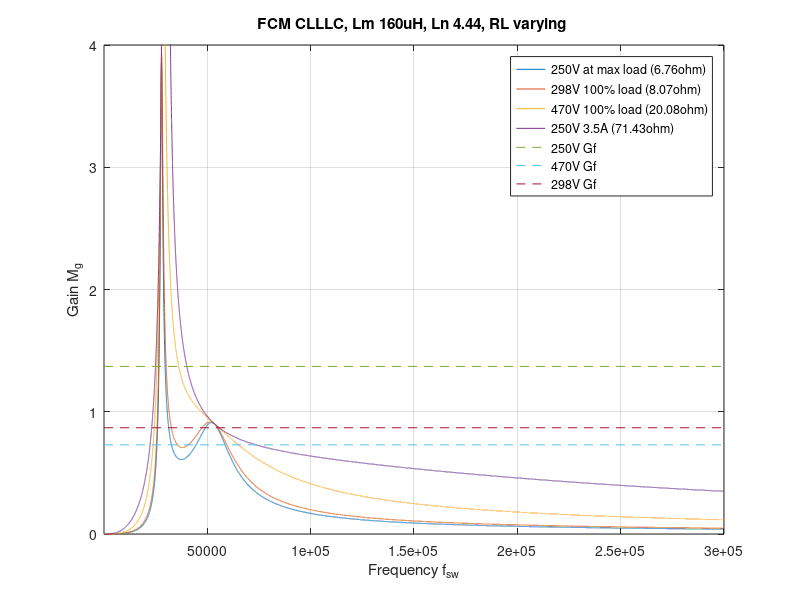
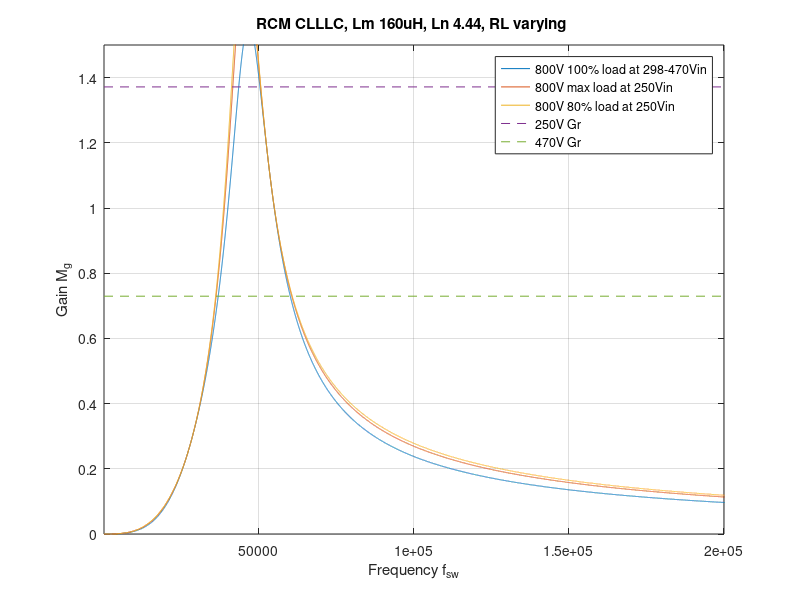

These figures' MATLAB source, in order:
% CLLLC Design, regulation and protection dimensioning
% Author: Dr. Lim Shu Fan
% First created: 01.04.2022
% Last modified: 27.04.2022
% Revision: 0.2
% Descriptions:
% 0.1: First design attempt to match with implementation 

clear;
%%%%%%%%%%%%%%%% 1. Define System specification %%%%%%%%%%%%%%%%%%%%
effCLLLC=0.97;
Po_rated=11000; %Rated output power
puload=1.0; %ratio of load to full load
Po_LLC=Po_rated*puload;
max_Io=37; % at 250V up to 595V
Vo_Fmin = 250; %output voltage 
Vo_Fmax = 470; 
Io_Fmax = Po_LLC/Vo_Fmin; %output current
VinLLC_Fmax = 800; %max input voltage of LLC 
VinLLC_Fmin = 800; %min input voltage of LLC
RL_250V=Vo_Fmin/max_Io;
RL_298V=298/max_Io;
RL_470V=Vo_Fmax^2/Po_rated;

fr = 153000; %selected resonant frequency

%desired transformer gain Npri/Nsec
n_CLLC=21/9;
%magnetizing inductance
Lm=130*10^-6;
Ln=4.444;
%Lrp=Lm/Ln; %Lrp
Lrp=80*10^-6;
%capacitance selection
%Crp=1/(Lrp*3.14*3.14*4*fr*fr);
Crp=135*10^-9; %Crp
%Lrs=3*Lrp/(n_CLLC*n_CLLC); %m1=3
Lrs=38*10^-6;
%Crs=1/(Lrs*3.14*3.14*4*fr*fr);
Crs=220*10^-9;
Crs_dash=Crs/(n_CLLC*n_CLLC); %Crs'
Lrs_dash = Lrs* (n_CLLC*n_CLLC); %Lrs'

% CLLLC forward gain curve (verify)

Mg_Fmin=n_CLLC*Vo_Fmin/VinLLC_Fmax; % minimum voltage gain at VinLLC_max
Mg_Fmax=n_CLLC*Vo_Fmax/VinLLC_Fmin; % maximum voltage gain at VinLLC_min
Mg_Fmid=n_CLLC*298/VinLLC_Fmin;
%Mg_Fmin=Vo_Fmin/VinLLC_Fmax; % minimum voltage gain at VinLLC_max
%Mg_Fmax=Vo_Fmax/VinLLC_Fmin; % maximum voltage gain at VinLLC_min

fsw=[1:10:300000];
RL=[6.76, 8.07, 20.08, 71.43];
%RL=[20:5:80];

no_fsw=length(fsw);
no_RL=length(RL);

figure(1);
for p=1:1:no_RL
    for j=1:1:no_fsw
      %Zm
      Zm=complex(0, 2*pi*fsw(j)*Lm);
      %Zrp
      Zrp=(1/complex(0,2*pi*fsw(j)*Crp))+complex(0, 2*pi*fsw(j)*Lrp);
      %Zrs
      %Zrs=(1/complex(0, 2*pi*fsw(j)*Crs))+ complex(0, 2*pi*fsw(j)*Lrs);
      Zrs_dash=(1/complex(0,2*pi*fsw(j)*Crs_dash))+ complex(0, 2*pi*fsw(j)*Lrs_dash); %Zrs'
      RL_dash=RL(p)*n_CLLC*n_CLLC *(8/(pi*pi));
      Zx=(Zm*(Zrs_dash+RL_dash))/(Zm+Zrs_dash+RL_dash); %Zm||(Zrs'+RL')
      %Mg(j)=abs((1/n_CLLC)*(Zx*RL_dash / ((Zrp+Zx)*(Zrs_dash+RL_dash))));
      Mg(j)=abs((Zx*RL_dash / ((Zrp+Zx)*(Zrs_dash+RL_dash))));

    end
    plot(fsw,Mg);
    hold on;
end

plot([fsw(1) fsw(no_fsw)],[Mg_Fmax Mg_Fmax], "--");
plot([fsw(1) fsw(no_fsw)],[Mg_Fmin Mg_Fmin], "--");
plot([fsw(1) fsw(no_fsw)],[Mg_Fmid Mg_Fmid], "--");

hold off;
grid on;
xlabel('Frequency f_{sw}');
ylabel('Gain M_g');
xlim([1 300000]);
ylim([0 4]);
title('FCM CLLLC, Lm 160uH, Ln 4.44, RL varying ');
legend('250V at max load (6.76ohm)','298V 100% load (8.07ohm)','470V 100% load (20.08ohm)', '250V 3.5A (71.43ohm)','250V Gf','470V Gf','298V Gf');

% CLLLC reverse gain curve (verify)
Mg_Rmin=VinLLC_Fmin/(n_CLLC*Vo_Fmax); % minimum voltage gain at VinLLC_min
Mg_Rmax=VinLLC_Fmax/(n_CLLC*Vo_Fmin); % maximum voltage gain at VinLLC_max
%Mg_Rmin=Vo_R/VinLLC_R; % minimum voltage gain at VinLLC_max
%Mg_Rmax=Vo_R/VinLLC_R; % maximum voltage gain at VinLLC_min

%RL=[50:5:60];
RL=[58.18, 69.19, 72.73];

no_RL=length(RL);

figure(2);
for p=1:1:no_RL
    for j=1:1:no_fsw
      %Zm
      Zm=complex(0, 2*pi*fsw(j)*Lm);
      %Zrp
      Zrp=(1/complex(0,2*pi*fsw(j)*Crp))+complex(0, 2*pi*fsw(j)*Lrp);
      Zrs_dash=(1/complex(0,2*pi*fsw(j)*Crs_dash))+ complex(0, 2*pi*fsw(j)*Lrs_dash); %Zrs'
      RL_dash=RL(p)*(8/(pi*pi));
      Zx=(Zm*(Zrp+RL_dash))/(Zm+Zrp+RL_dash); %Zm||(Zrp+RL)
      %Mg(j)=abs((n_CLLC)*(Zx*RL_dash / ((Zrs_dash+Zx)*(Zrp+RL_dash))));
      Mg(j)=abs((Zx*RL_dash / ((Zrs_dash+Zx)*(Zrp+RL_dash))));

    end
    plot(fsw,Mg);
    hold on;
end

plot([fsw(1) fsw(no_fsw)],[Mg_Rmax Mg_Rmax], "--");
plot([fsw(1) fsw(no_fsw)],[Mg_Rmin Mg_Rmin], "--");
hold off;
grid on;
xlabel('Frequency f_{sw}');
ylabel('Gain M_g');
xlim([1 200000]);
ylim([0 1.5]);
title('RCM CLLLC, Lm 160uH, Ln 4.44, RL varying ');
legend('800V 100% load at 298-470Vin', '800V max load at 250Vin', '800V 80% load at 250Vin','250V Gr','470V Gr');

